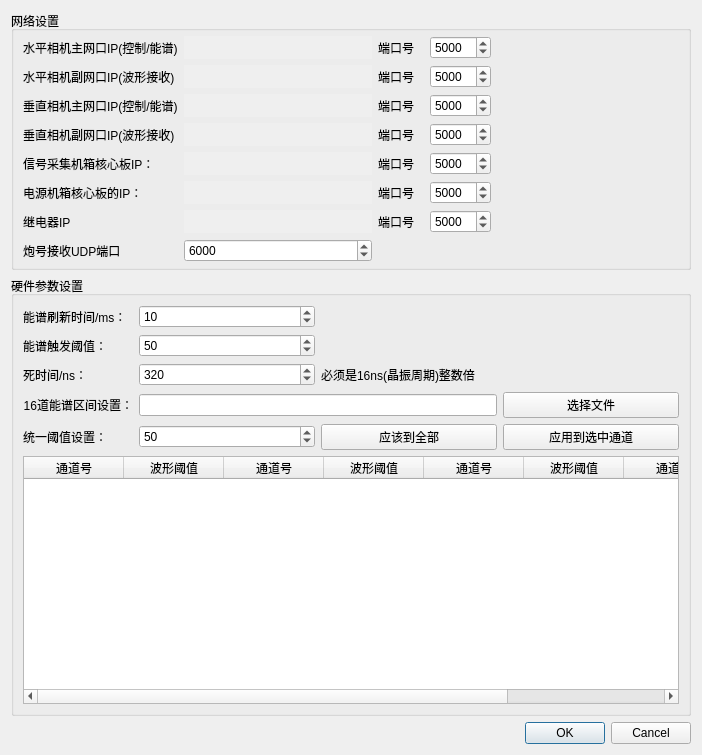
<?xml version="1.0" encoding="UTF-8"?>
<ui version="4.0">
 <class>DetectorSetting</class>
 <widget class="QDialog" name="DetectorSetting">
  <property name="geometry">
   <rect>
    <x>0</x>
    <y>0</y>
    <width>702</width>
    <height>755</height>
   </rect>
  </property>
  <property name="sizePolicy">
   <sizepolicy hsizetype="Fixed" vsizetype="Fixed">
    <horstretch>0</horstretch>
    <verstretch>0</verstretch>
   </sizepolicy>
  </property>
  <property name="windowTitle">
   <string>参数设置</string>
  </property>
  <layout class="QVBoxLayout" name="verticalLayout">
   <item>
    <widget class="QGroupBox" name="groupBox">
     <property name="sizePolicy">
      <sizepolicy hsizetype="Preferred" vsizetype="Fixed">
       <horstretch>0</horstretch>
       <verstretch>0</verstretch>
      </sizepolicy>
     </property>
     <property name="minimumSize">
      <size>
       <width>0</width>
       <height>140</height>
      </size>
     </property>
     <property name="title">
      <string>网络设置</string>
     </property>
     <layout class="QGridLayout" name="gridLayout">
      <property name="topMargin">
       <number>5</number>
      </property>
      <property name="bottomMargin">
       <number>5</number>
      </property>
      <item row="5" column="2">
       <widget class="QLabel" name="label_15">
        <property name="text">
         <string>端口号</string>
        </property>
       </widget>
      </item>
      <item row="8" column="2">
       <widget class="QLabel" name="label_6">
        <property name="sizePolicy">
         <sizepolicy hsizetype="Fixed" vsizetype="Preferred">
          <horstretch>0</horstretch>
          <verstretch>0</verstretch>
         </sizepolicy>
        </property>
        <property name="minimumSize">
         <size>
          <width>40</width>
          <height>0</height>
         </size>
        </property>
        <property name="text">
         <string>端口号</string>
        </property>
       </widget>
      </item>
      <item row="4" column="1">
       <widget class="IPAddress" name="widget_fpga2MainIP" native="true">
        <property name="minimumSize">
         <size>
          <width>120</width>
          <height>0</height>
         </size>
        </property>
        <property name="maximumSize">
         <size>
          <width>200</width>
          <height>16777215</height>
         </size>
        </property>
        <property name="autoFillBackground">
         <bool>true</bool>
        </property>
        <property name="styleSheet">
         <string notr="true"/>
        </property>
       </widget>
      </item>
      <item row="6" column="2">
       <widget class="QLabel" name="label_31">
        <property name="text">
         <string>端口号</string>
        </property>
       </widget>
      </item>
      <item row="8" column="4">
       <widget class="QSpinBox" name="spinBox_portRelay">
        <property name="maximum">
         <number>65535</number>
        </property>
        <property name="value">
         <number>5000</number>
        </property>
       </widget>
      </item>
      <item row="1" column="0">
       <widget class="QLabel" name="label">
        <property name="sizePolicy">
         <sizepolicy hsizetype="Fixed" vsizetype="Preferred">
          <horstretch>0</horstretch>
          <verstretch>0</verstretch>
         </sizepolicy>
        </property>
        <property name="minimumSize">
         <size>
          <width>60</width>
          <height>0</height>
         </size>
        </property>
        <property name="text">
         <string>水平相机主网口IP(控制/能谱)</string>
        </property>
       </widget>
      </item>
      <item row="7" column="2">
       <widget class="QLabel" name="label_32">
        <property name="text">
         <string>端口号</string>
        </property>
       </widget>
      </item>
      <item row="3" column="1">
       <widget class="IPAddress" name="widget_fpga1WaveIP" native="true">
        <property name="minimumSize">
         <size>
          <width>120</width>
          <height>0</height>
         </size>
        </property>
        <property name="maximumSize">
         <size>
          <width>200</width>
          <height>16777215</height>
         </size>
        </property>
        <property name="autoFillBackground">
         <bool>true</bool>
        </property>
       </widget>
      </item>
      <item row="8" column="1">
       <widget class="IPAddress" name="widget_relayIP" native="true">
        <property name="sizePolicy">
         <sizepolicy hsizetype="Preferred" vsizetype="Preferred">
          <horstretch>0</horstretch>
          <verstretch>0</verstretch>
         </sizepolicy>
        </property>
        <property name="minimumSize">
         <size>
          <width>120</width>
          <height>0</height>
         </size>
        </property>
        <property name="maximumSize">
         <size>
          <width>200</width>
          <height>16777215</height>
         </size>
        </property>
        <property name="autoFillBackground">
         <bool>true</bool>
        </property>
        <property name="styleSheet">
         <string notr="true"/>
        </property>
       </widget>
      </item>
      <item row="1" column="1">
       <widget class="IPAddress" name="widget_fpga1MainIP" native="true">
        <property name="sizePolicy">
         <sizepolicy hsizetype="Expanding" vsizetype="Preferred">
          <horstretch>0</horstretch>
          <verstretch>0</verstretch>
         </sizepolicy>
        </property>
        <property name="minimumSize">
         <size>
          <width>120</width>
          <height>0</height>
         </size>
        </property>
        <property name="maximumSize">
         <size>
          <width>200</width>
          <height>16777215</height>
         </size>
        </property>
        <property name="autoFillBackground">
         <bool>true</bool>
        </property>
        <property name="styleSheet">
         <string notr="true"/>
        </property>
       </widget>
      </item>
      <item row="4" column="2">
       <widget class="QLabel" name="label_4">
        <property name="sizePolicy">
         <sizepolicy hsizetype="Fixed" vsizetype="Preferred">
          <horstretch>0</horstretch>
          <verstretch>0</verstretch>
         </sizepolicy>
        </property>
        <property name="minimumSize">
         <size>
          <width>40</width>
          <height>0</height>
         </size>
        </property>
        <property name="text">
         <string>端口号</string>
        </property>
       </widget>
      </item>
      <item row="7" column="1">
       <widget class="IPAddress" name="widget_armIP2" native="true">
        <property name="minimumSize">
         <size>
          <width>120</width>
          <height>0</height>
         </size>
        </property>
        <property name="maximumSize">
         <size>
          <width>200</width>
          <height>16777215</height>
         </size>
        </property>
        <property name="autoFillBackground">
         <bool>true</bool>
        </property>
       </widget>
      </item>
      <item row="6" column="0">
       <widget class="QLabel" name="label_29">
        <property name="text">
         <string>信号采集机箱核心板IP：</string>
        </property>
       </widget>
      </item>
      <item row="7" column="0">
       <widget class="QLabel" name="label_30">
        <property name="text">
         <string>电源机箱核心板的IP：</string>
        </property>
       </widget>
      </item>
      <item row="9" column="1">
       <widget class="QSpinBox" name="spb_udpPort">
        <property name="minimum">
         <number>1</number>
        </property>
        <property name="maximum">
         <number>65535</number>
        </property>
        <property name="value">
         <number>6000</number>
        </property>
       </widget>
      </item>
      <item row="5" column="1">
       <widget class="IPAddress" name="widget_fpga2WaveIP" native="true">
        <property name="minimumSize">
         <size>
          <width>120</width>
          <height>0</height>
         </size>
        </property>
        <property name="maximumSize">
         <size>
          <width>200</width>
          <height>16777215</height>
         </size>
        </property>
        <property name="autoFillBackground">
         <bool>true</bool>
        </property>
       </widget>
      </item>
      <item row="3" column="4">
       <widget class="QSpinBox" name="spinBox_portFpga1Wave">
        <property name="maximum">
         <number>65535</number>
        </property>
        <property name="value">
         <number>5000</number>
        </property>
       </widget>
      </item>
      <item row="1" column="6">
       <spacer name="horizontalSpacer">
        <property name="orientation">
         <enum>Qt::Horizontal</enum>
        </property>
        <property name="sizeHint" stdset="0">
         <size>
          <width>40</width>
          <height>20</height>
         </size>
        </property>
       </spacer>
      </item>
      <item row="1" column="2" colspan="2">
       <widget class="QLabel" name="label_3">
        <property name="sizePolicy">
         <sizepolicy hsizetype="Fixed" vsizetype="Preferred">
          <horstretch>0</horstretch>
          <verstretch>0</verstretch>
         </sizepolicy>
        </property>
        <property name="minimumSize">
         <size>
          <width>40</width>
          <height>0</height>
         </size>
        </property>
        <property name="text">
         <string>端口号</string>
        </property>
       </widget>
      </item>
      <item row="6" column="4">
       <widget class="QSpinBox" name="spinBox_armPort1">
        <property name="maximum">
         <number>65535</number>
        </property>
        <property name="value">
         <number>5000</number>
        </property>
       </widget>
      </item>
      <item row="3" column="2">
       <widget class="QLabel" name="label_14">
        <property name="text">
         <string>端口号</string>
        </property>
       </widget>
      </item>
      <item row="7" column="4">
       <widget class="QSpinBox" name="spinBox_armPort2">
        <property name="maximum">
         <number>65535</number>
        </property>
        <property name="value">
         <number>5000</number>
        </property>
       </widget>
      </item>
      <item row="5" column="4">
       <widget class="QSpinBox" name="spinBox_portFpga2Wave">
        <property name="maximum">
         <number>65535</number>
        </property>
        <property name="value">
         <number>5000</number>
        </property>
       </widget>
      </item>
      <item row="6" column="6">
       <spacer name="horizontalSpacer_4">
        <property name="orientation">
         <enum>Qt::Horizontal</enum>
        </property>
        <property name="sizeHint" stdset="0">
         <size>
          <width>40</width>
          <height>20</height>
         </size>
        </property>
       </spacer>
      </item>
      <item row="7" column="6">
       <spacer name="horizontalSpacer_5">
        <property name="orientation">
         <enum>Qt::Horizontal</enum>
        </property>
        <property name="sizeHint" stdset="0">
         <size>
          <width>40</width>
          <height>20</height>
         </size>
        </property>
       </spacer>
      </item>
      <item row="9" column="0">
       <widget class="QLabel" name="label_udpPort">
        <property name="text">
         <string>炮号接收UDP端口</string>
        </property>
       </widget>
      </item>
      <item row="3" column="0">
       <widget class="QLabel" name="label_11">
        <property name="text">
         <string>水平相机副网口IP(波形接收)</string>
        </property>
       </widget>
      </item>
      <item row="8" column="0">
       <widget class="QLabel" name="label_5">
        <property name="sizePolicy">
         <sizepolicy hsizetype="Fixed" vsizetype="Preferred">
          <horstretch>0</horstretch>
          <verstretch>0</verstretch>
         </sizepolicy>
        </property>
        <property name="minimumSize">
         <size>
          <width>60</width>
          <height>0</height>
         </size>
        </property>
        <property name="text">
         <string>继电器IP</string>
        </property>
       </widget>
      </item>
      <item row="4" column="0">
       <widget class="QLabel" name="label_2">
        <property name="sizePolicy">
         <sizepolicy hsizetype="Fixed" vsizetype="Preferred">
          <horstretch>0</horstretch>
          <verstretch>0</verstretch>
         </sizepolicy>
        </property>
        <property name="minimumSize">
         <size>
          <width>60</width>
          <height>0</height>
         </size>
        </property>
        <property name="text">
         <string>垂直相机主网口IP(控制/能谱)</string>
        </property>
       </widget>
      </item>
      <item row="8" column="6">
       <spacer name="horizontalSpacer_3">
        <property name="orientation">
         <enum>Qt::Horizontal</enum>
        </property>
        <property name="sizeHint" stdset="0">
         <size>
          <width>40</width>
          <height>20</height>
         </size>
        </property>
       </spacer>
      </item>
      <item row="5" column="0">
       <widget class="QLabel" name="label_13">
        <property name="text">
         <string>垂直相机副网口IP(波形接收)</string>
        </property>
       </widget>
      </item>
      <item row="6" column="1">
       <widget class="IPAddress" name="widget_armIP1" native="true">
        <property name="minimumSize">
         <size>
          <width>120</width>
          <height>0</height>
         </size>
        </property>
        <property name="maximumSize">
         <size>
          <width>200</width>
          <height>16777215</height>
         </size>
        </property>
        <property name="autoFillBackground">
         <bool>true</bool>
        </property>
       </widget>
      </item>
      <item row="4" column="4">
       <widget class="QSpinBox" name="spinBox_portFpga2Main">
        <property name="maximum">
         <number>65535</number>
        </property>
        <property name="value">
         <number>5000</number>
        </property>
       </widget>
      </item>
      <item row="1" column="4">
       <widget class="QSpinBox" name="spinBox_portFpga1Main">
        <property name="maximum">
         <number>65535</number>
        </property>
        <property name="value">
         <number>5000</number>
        </property>
       </widget>
      </item>
      <item row="3" column="6">
       <spacer name="horizontalSpacer_2">
        <property name="orientation">
         <enum>Qt::Horizontal</enum>
        </property>
        <property name="sizeHint" stdset="0">
         <size>
          <width>40</width>
          <height>20</height>
         </size>
        </property>
       </spacer>
      </item>
      <item row="4" column="6">
       <spacer name="horizontalSpacer_6">
        <property name="orientation">
         <enum>Qt::Horizontal</enum>
        </property>
        <property name="sizeHint" stdset="0">
         <size>
          <width>40</width>
          <height>20</height>
         </size>
        </property>
       </spacer>
      </item>
      <item row="5" column="6">
       <spacer name="horizontalSpacer_7">
        <property name="orientation">
         <enum>Qt::Horizontal</enum>
        </property>
        <property name="sizeHint" stdset="0">
         <size>
          <width>40</width>
          <height>20</height>
         </size>
        </property>
       </spacer>
      </item>
     </layout>
    </widget>
   </item>
   <item>
    <widget class="QGroupBox" name="groupBox_2">
     <property name="title">
      <string>硬件参数设置</string>
     </property>
     <layout class="QGridLayout" name="gridLayout_2">
      <item row="1" column="1">
       <widget class="QSpinBox" name="spb_threshold">
        <property name="maximum">
         <number>65536</number>
        </property>
        <property name="value">
         <number>50</number>
        </property>
       </widget>
      </item>
      <item row="8" column="0" colspan="4">
       <widget class="QTableWidget" name="tableThreshold">
        <column>
         <property name="text">
          <string>通道号</string>
         </property>
        </column>
        <column>
         <property name="text">
          <string>波形阈值</string>
         </property>
        </column>
        <column>
         <property name="text">
          <string>通道号</string>
         </property>
        </column>
        <column>
         <property name="text">
          <string>波形阈值</string>
         </property>
        </column>
        <column>
         <property name="text">
          <string>通道号</string>
         </property>
        </column>
        <column>
         <property name="text">
          <string>波形阈值</string>
         </property>
        </column>
        <column>
         <property name="text">
          <string>通道号</string>
         </property>
        </column>
        <column>
         <property name="text">
          <string>波形阈值</string>
         </property>
        </column>
       </widget>
      </item>
      <item row="0" column="1">
       <widget class="QSpinBox" name="spb_specRefashTime">
        <property name="minimum">
         <number>1</number>
        </property>
        <property name="maximum">
         <number>10000</number>
        </property>
        <property name="value">
         <number>10</number>
        </property>
       </widget>
      </item>
      <item row="7" column="2">
       <widget class="QPushButton" name="pushButton">
        <property name="text">
         <string>应该到全部</string>
        </property>
       </widget>
      </item>
      <item row="7" column="0">
       <widget class="QLabel" name="label_12">
        <property name="sizePolicy">
         <sizepolicy hsizetype="Fixed" vsizetype="Fixed">
          <horstretch>0</horstretch>
          <verstretch>0</verstretch>
         </sizepolicy>
        </property>
        <property name="minimumSize">
         <size>
          <width>110</width>
          <height>21</height>
         </size>
        </property>
        <property name="text">
         <string>统一阈值设置：</string>
        </property>
        <property name="alignment">
         <set>Qt::AlignLeading|Qt::AlignLeft|Qt::AlignVCenter</set>
        </property>
       </widget>
      </item>
      <item row="1" column="0">
       <widget class="QLabel" name="label_8">
        <property name="sizePolicy">
         <sizepolicy hsizetype="Fixed" vsizetype="Fixed">
          <horstretch>0</horstretch>
          <verstretch>0</verstretch>
         </sizepolicy>
        </property>
        <property name="minimumSize">
         <size>
          <width>110</width>
          <height>21</height>
         </size>
        </property>
        <property name="text">
         <string>能谱触发阈值：</string>
        </property>
       </widget>
      </item>
      <item row="2" column="1">
       <widget class="QSpinBox" name="spb_deadTime">
        <property name="minimum">
         <number>16</number>
        </property>
        <property name="maximum">
         <number>10000</number>
        </property>
        <property name="value">
         <number>320</number>
        </property>
       </widget>
      </item>
      <item row="0" column="0">
       <widget class="QLabel" name="label_7">
        <property name="sizePolicy">
         <sizepolicy hsizetype="Preferred" vsizetype="Fixed">
          <horstretch>0</horstretch>
          <verstretch>0</verstretch>
         </sizepolicy>
        </property>
        <property name="minimumSize">
         <size>
          <width>110</width>
          <height>21</height>
         </size>
        </property>
        <property name="text">
         <string>能谱刷新时间/ms：</string>
        </property>
       </widget>
      </item>
      <item row="7" column="3">
       <widget class="QPushButton" name="pushButton_2">
        <property name="text">
         <string>应用到选中通道</string>
        </property>
       </widget>
      </item>
      <item row="7" column="1">
       <widget class="QSpinBox" name="spb_waveThreshold1">
        <property name="minimumSize">
         <size>
          <width>65</width>
          <height>0</height>
         </size>
        </property>
        <property name="maximum">
         <number>65535</number>
        </property>
        <property name="value">
         <number>50</number>
        </property>
       </widget>
      </item>
      <item row="2" column="2" colspan="2">
       <widget class="QLabel" name="label_28">
        <property name="text">
         <string>必须是16ns(晶振周期)整数倍</string>
        </property>
       </widget>
      </item>
      <item row="2" column="0">
       <widget class="QLabel" name="label_9">
        <property name="sizePolicy">
         <sizepolicy hsizetype="Fixed" vsizetype="Fixed">
          <horstretch>0</horstretch>
          <verstretch>0</verstretch>
         </sizepolicy>
        </property>
        <property name="minimumSize">
         <size>
          <width>110</width>
          <height>21</height>
         </size>
        </property>
        <property name="text">
         <string>死时间/ns：</string>
        </property>
        <property name="alignment">
         <set>Qt::AlignLeading|Qt::AlignLeft|Qt::AlignVCenter</set>
        </property>
       </widget>
      </item>
      <item row="3" column="0">
       <widget class="QLabel" name="label_10">
        <property name="sizePolicy">
         <sizepolicy hsizetype="Fixed" vsizetype="Fixed">
          <horstretch>0</horstretch>
          <verstretch>0</verstretch>
         </sizepolicy>
        </property>
        <property name="minimumSize">
         <size>
          <width>0</width>
          <height>21</height>
         </size>
        </property>
        <property name="text">
         <string>16道能谱区间设置：</string>
        </property>
        <property name="alignment">
         <set>Qt::AlignRight|Qt::AlignTrailing|Qt::AlignVCenter</set>
        </property>
       </widget>
      </item>
      <item row="3" column="1" colspan="2">
       <widget class="QLineEdit" name="lineEdit_csvPath"/>
      </item>
      <item row="3" column="3">
       <widget class="QPushButton" name="bt_selectCsv">
        <property name="text">
         <string>选择文件</string>
        </property>
       </widget>
      </item>
     </layout>
    </widget>
   </item>
   <item>
    <widget class="QDialogButtonBox" name="btn_ok">
     <property name="orientation">
      <enum>Qt::Horizontal</enum>
     </property>
     <property name="standardButtons">
      <set>QDialogButtonBox::Cancel|QDialogButtonBox::Ok</set>
     </property>
    </widget>
   </item>
  </layout>
 </widget>
 <customwidgets>
  <customwidget>
   <class>IPAddress</class>
   <extends>QWidget</extends>
   <header>ipaddress.h</header>
   <container>1</container>
  </customwidget>
 </customwidgets>
 <tabstops>
  <tabstop>spinBox_portFpga1Main</tabstop>
  <tabstop>spinBox_portFpga1Wave</tabstop>
  <tabstop>spinBox_portFpga2Main</tabstop>
  <tabstop>spinBox_portFpga2Wave</tabstop>
  <tabstop>spinBox_armPort1</tabstop>
  <tabstop>spinBox_armPort2</tabstop>
  <tabstop>spinBox_portRelay</tabstop>
  <tabstop>spb_udpPort</tabstop>
  <tabstop>spb_specRefashTime</tabstop>
  <tabstop>spb_threshold</tabstop>
  <tabstop>spb_deadTime</tabstop>
  <tabstop>lineEdit_csvPath</tabstop>
  <tabstop>bt_selectCsv</tabstop>
  <tabstop>spb_waveThreshold1</tabstop>
  <tabstop>pushButton</tabstop>
  <tabstop>pushButton_2</tabstop>
  <tabstop>tableThreshold</tabstop>
 </tabstops>
 <resources/>
 <connections>
  <connection>
   <sender>btn_ok</sender>
   <signal>accepted()</signal>
   <receiver>DetectorSetting</receiver>
   <slot>accept()</slot>
   <hints>
    <hint type="sourcelabel">
     <x>248</x>
     <y>254</y>
    </hint>
    <hint type="destinationlabel">
     <x>157</x>
     <y>274</y>
    </hint>
   </hints>
  </connection>
  <connection>
   <sender>btn_ok</sender>
   <signal>rejected()</signal>
   <receiver>DetectorSetting</receiver>
   <slot>reject()</slot>
   <hints>
    <hint type="sourcelabel">
     <x>316</x>
     <y>260</y>
    </hint>
    <hint type="destinationlabel">
     <x>286</x>
     <y>274</y>
    </hint>
   </hints>
  </connection>
 </connections>
</ui>
